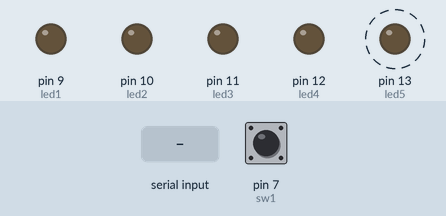
Recording of a sketch running on a simulated Arduino Uno, built with avr-gcc and run on an emulated ATmega328P. Parts: output pins drawn as LEDs (lit = HIGH). Dashed ring = blinking. Inputs (shaded band) come from the test bench; at power-on: pin 7 (sw1) HIGH. What the sketch prints to the serial monitor is not drawn.

Above: at 0.96 s.
1.3 s: "1" received over Serial
At 1.3 s:
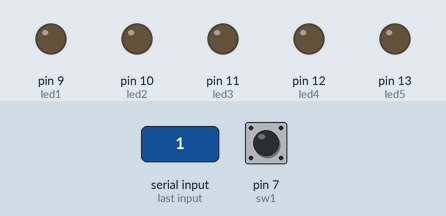
Timing chart, 0 to 10.3 s (numbered marks = the images above; inputs shaded):
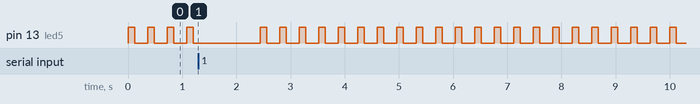

Measured:
- by itself, pin 13 (led5): alternates HIGH for 0.12 s and LOW for 0.24 s

The sketch:

examination.ino
```cpp
//기본 시리얼 통신 템플릿
//컴파일러에 의존해서 만들었고 실 기기 테스트는 안해봄
//이거 그대로 써먹지 말고 함수 이름이랑 내용 바꿔가면서 사용하시길 바랍니다.
#include <stdio.h>

//SET Pin numbers
//9번 ~ 13번까지 LED 포트, 7~8은 스위치 포트
const int led1 =   9;
const int led2 =  10;
const int led3 =  11;
const int led4 =  12;
const int led5 =  13;
const int sw1 = 7;
const int sw2 = 8;

//시리얼 커뮤니케이션
String inputString = "";         //수신데이터를 저장하는 문자열
boolean stringComplete = false;  //문자열이 완전한지 확인한다

//시리얼 커뮤니케이션 프로토콜
//이 템플릿에서 기본적으로 재공하는건 2가지 프로토콜을 재공함.
String sC01 = "C01\r\n";
String sC02 = "C02\r\n";

int iButtonState = 0;

//이 부분은 없어도 동작 될거같은데 혹시 모르니 넣어둠.
void funCheckComdand(String Cmd);
void test(void);
void sos(void);
void error(void);

//커맨드와 일치하면 함수 호출
void funCheckComdand (String Cmd) {
  if      ( Cmd == sC01)  test();
  else if ( Cmd == sC02)  sos();
  else                    error();
}

//핀 샛업
//setup 은 반드시 있어야함.
void setup(){
  pinMode(led1, OUTPUT);
  pinMode(led2, OUTPUT);
  pinMode(led3, OUTPUT);
  pinMode(led4, OUTPUT);
  pinMode(led5, OUTPUT);
  pinMode(sw1, INPUT);
  pinMode(sw2, INPUT);
  Serial.begin(115200);
  inputString.reserve(200); //inputString용으로 200바이트 예약
}

//loop 는 내용이 없어도 반드시 있어야함.
void loop() {
  if (Serial.available()) {
    String sCommand = Serial.readString();
    funCheckComdand(sCommand);
  }
   // 푸시 버튼 값의 상태를 읽습니다.
  iButtonState = digitalRead(sw1);
  if (iButtonState == LOW) {
    buttonON();
  } else {
    buttonOFF();
  }
}

//테스트용 함수
void test() {
  digitalWrite(led5, HIGH);
  delay(250);
  digitalWrite(led5, LOW);
  delay(10);
  Serial.print("TEST DONE NO ERROR.\n");
}

//테스트용으로 만든 LED를 이용해 sos를 모스부호로 출력하는 함수
void sos() {
  for (int i=0;  i<3; i++)
  {
    flash(200); flash(200); flash(200);
  //S
    delay(300);
    flash(500); flash(500); flash(500);
  //O
    flash(200); flash(200); flash(200);
  //S
    delay(320);
  }
  Serial.print("Sending SOS signal for 3time.\n");
}

//버튼이 ON일때 작동
void buttonON(){
  flash(250);
  delay(250);
}

//버튼이 OFF일때 작동
void buttonOFF(){
  flash(120);
  delay(120);
}

//알맞지 않은 커맨드가 입력 되었을때 호출
void error(){
  Serial.print("Invalid command.\n");
}

//지연시간을 입력하면 그 시간동안 13번 LED를 켰다 꺼주는 기능
//사용 예 flash(200); = 200ms 동안 13번 LED를 켰다 꺼준다
void flash(int duration) {
  digitalWrite(led5, HIGH);  //LED 켜기
  delay(duration);
  digitalWrite(led5, LOW);    //LED 끄기
  delay(duration);
}
```
